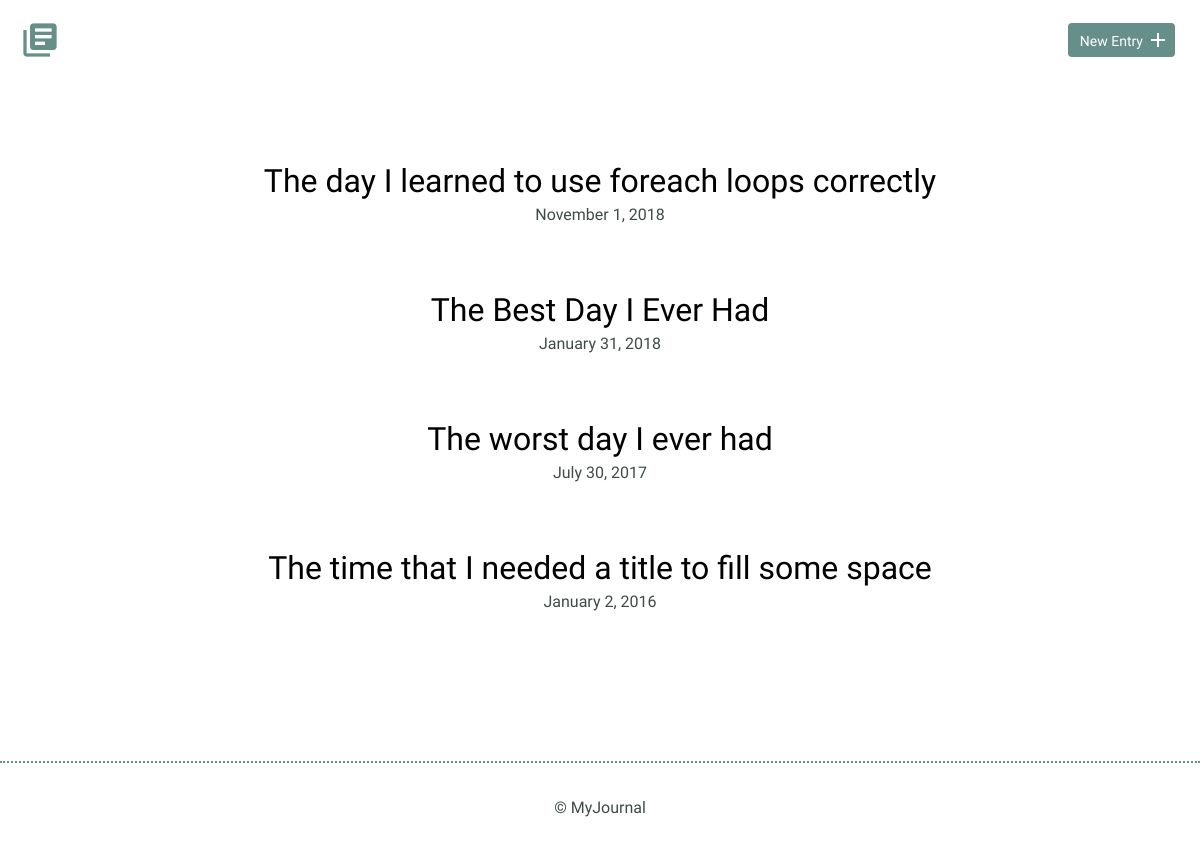
Before: / with the older database file.
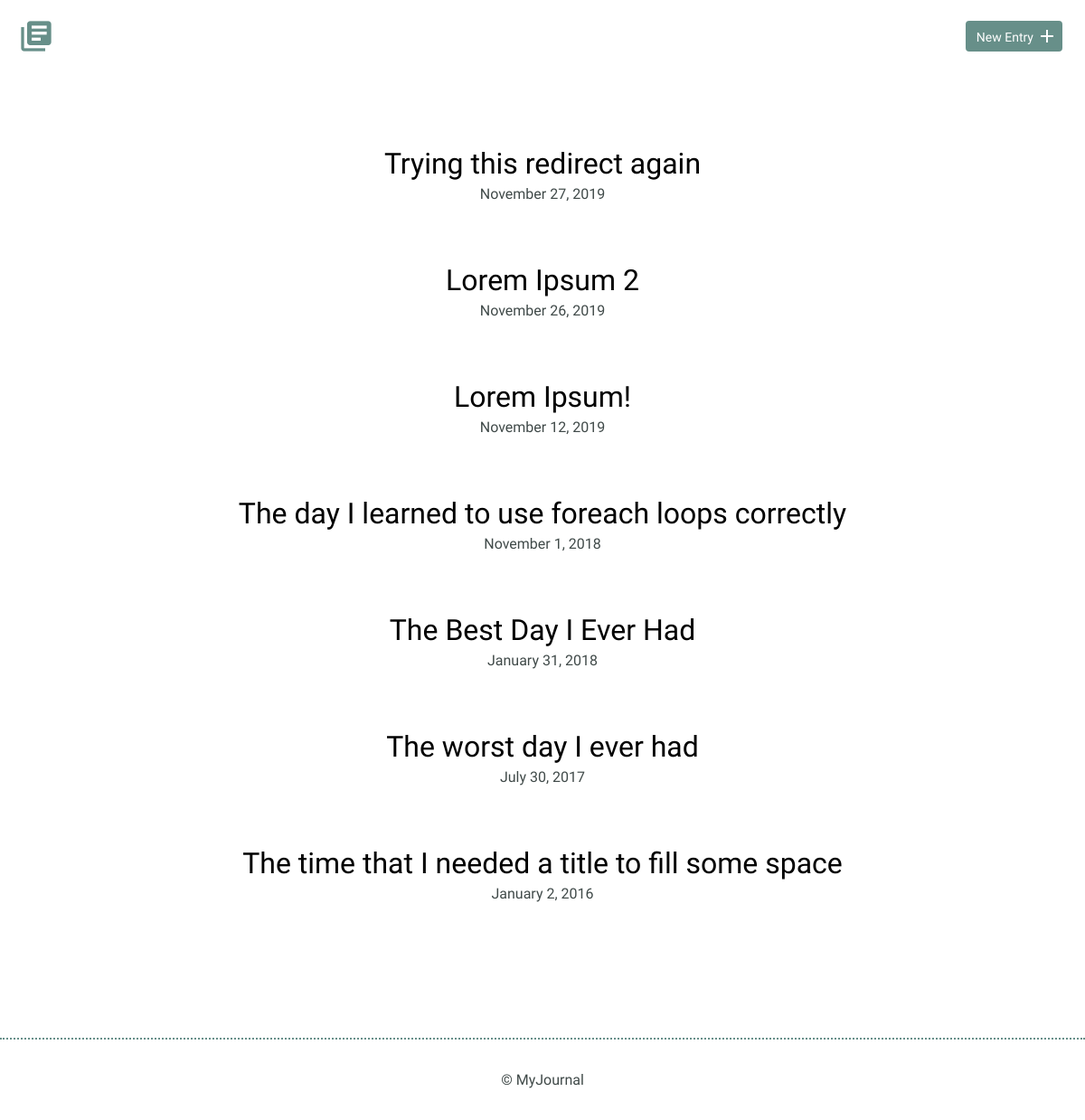
After: the same page with the newer database file.
### tables this page shows
CREATE TABLE "entries" (
	`id`	INTEGER,
	`title`	TEXT,
	`date`	TEXT,
	`time_spent`	INTEGER,
	`learned`	BLOB,
	`resources`	BLOB,
	PRIMARY KEY(`id`)
);

### index.php (the view)
<?php
require_once('connection.php');
try {
  $results = $db->query('SELECT * FROM entries ORDER BY DATE DESC');
  $entries = $results->fetchAll(PDO::FETCH_ASSOC);
} catch (Exception $e){
  echo $e->getMessage();
  die();
}
include('./inc/header.php');
?>
<section>
  <div class="container">
    <div class="entry-list">
      <?php foreach($entries as $entry) {
      $vardate = explode('-',$entry['date']);
      $year = intval($vardate[0]);
      $month = date('F',mktime(0,0,0,intval($vardate[1])));
      $date = intval($vardate[2]);
      ?>
      <article>
        <h2><a href="detail.php?id=<?= $entry['id']; ?>"><?= $entry['title']; ?></a></h2>
        <time datetime="<?= $entry['date'] ?>"><?= $month; ?> <?= $date ?>, <?= $year; ?></time>
      </article>
      <?php } ?>
    </div>
  </div>
</section>
<?php
include('./inc/footer.php');
?>

### inc/header.php (shortened to what this page needs)
<!DOCTYPE html>
<html>
<head>
  <link rel="stylesheet" href="css/normalize.css">
  <link rel="stylesheet" href="css/site.css">
</head>
<body>
  <header>
    <div class="container">
      <div class="site-header">
        <a class="logo" href="index.php"><i class="material-icons">library_books</i></a>
        <a class="button icon-right" href="entry.php"><span>New Entry</span> <i class="material-icons">add</i></a>
      </div>
    </div>
  </header>

### inc/footer.php
<footer>
  <div>
    &copy; MyJournal
  </div>
</footer>
</body>
</html>

### css/site.css (style rules this page uses)
body { font-size: 16px; color: #404a49; font-family: 'Cousine', serif; font-weight: 400; }
.container { margin: 0 auto; padding: 0 25px; }
header .site-header { margin: 0 auto; height: 95px; }
header .logo i { color: #678f89; margin: 20px 0 0 -5px; float: left; font-size: 40px; }
header .button { float: right; margin: 33px 0 0 0; }
footer { text-align: center; padding: 35px 0; border-top: 2px dotted #678f89; }
.button { padding: 8px 10px 6px 10px; background: #678f89; border: 2px solid #678f89; border-radius: 4px; text-decoration: none; color: #FFF; position: relative; text-align: center; font-size: 14px; }
.button.icon-right { padding-right: 30px; top: -10px; }
.button.icon-right i { position: absolute; top: 3px; right: 3px; }
h1, h2, h3 { margin: 0; font-weight: 400; line-height: 1em; color: #000; }
h2 { font-size: 32px; }
h2 a { text-decoration: none; color: #000; }
.entry-list, .edit-entry, .new-entry { max-width: 800px; margin: 0 auto; padding: 70px 0 150px 0; }
.entry-list article { margin-bottom: 70px; text-align: center; }
.entry-list article:last-child { margin-bottom: 0; }
.entry-list article h2 { margin-bottom: 8px; }

Changed rows visible on the page:
added entries: title "Trying this redirect again", date "November", date "27", date "2019"
added entries: title "Lorem Ipsum 2", date "November", date "26", date "2019"
added entries: title "Lorem Ipsum!", date "November", date "12", date "2019"
